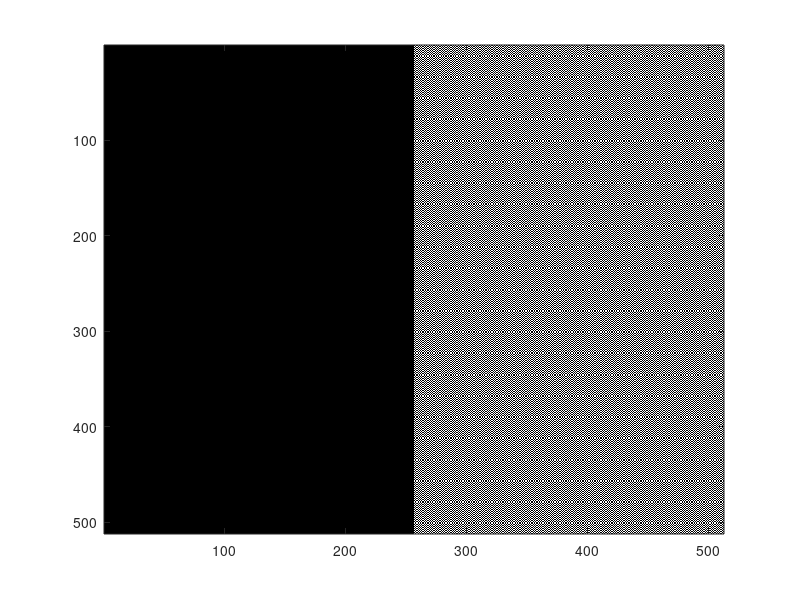
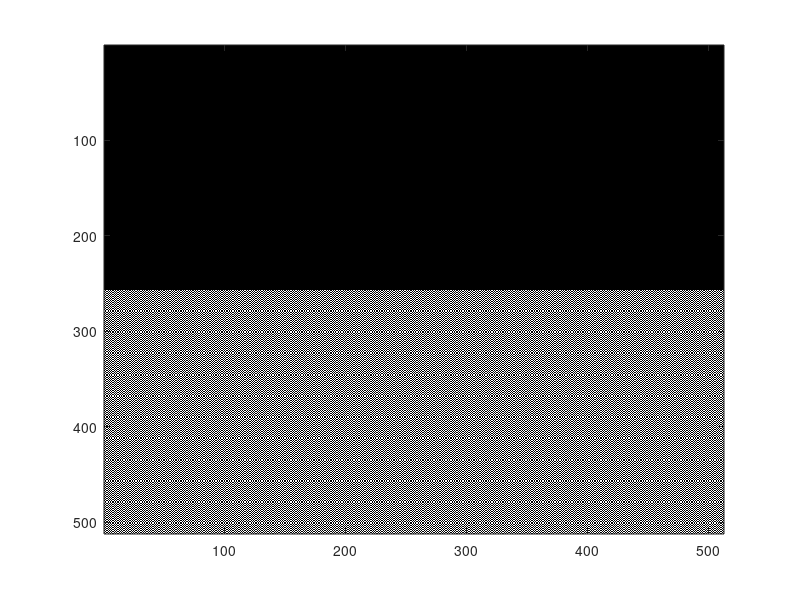
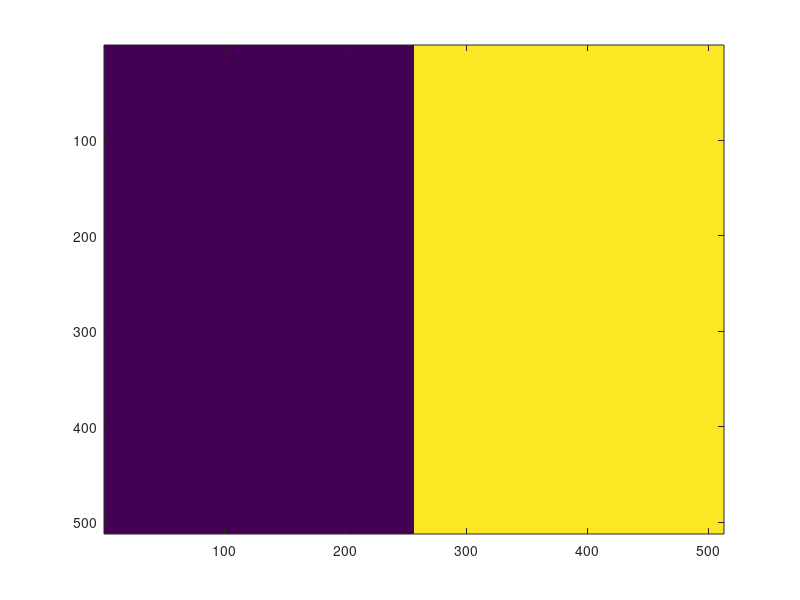

The MATLAB script that drew these images, in order:
%% generate simple images for testing RFs using VIGRA library

im_LHS = zeros(512,256);
im_RHS = zeros(512,256);

for j = 1:size(im_RHS,2),
    
    for i = 1:size(im_RHS,1),
        
        if mod(i+j,2),
            
            im_RHS(i,j) = 255;
            
        end
        
    end
    
end

% over-write im_RHS with ones
% im_RHS = 255*ones(512,256);

train_im = uint8([im_LHS, im_RHS]);
test_im = train_im';

figure(1)
imagesc(train_im);
colormap('gray')

figure(2)
imagesc(test_im);
colormap('gray')

% train_label image
train_label_im = [zeros(size(im_LHS)), ones(size(im_RHS))];

figure(3),
imagesc(train_label_im)

%% write images

imwrite(train_im,'train_image.tif');
imwrite(test_im,'test_image.tif');
imwrite(train_label_im,'train_label_image.tif');
